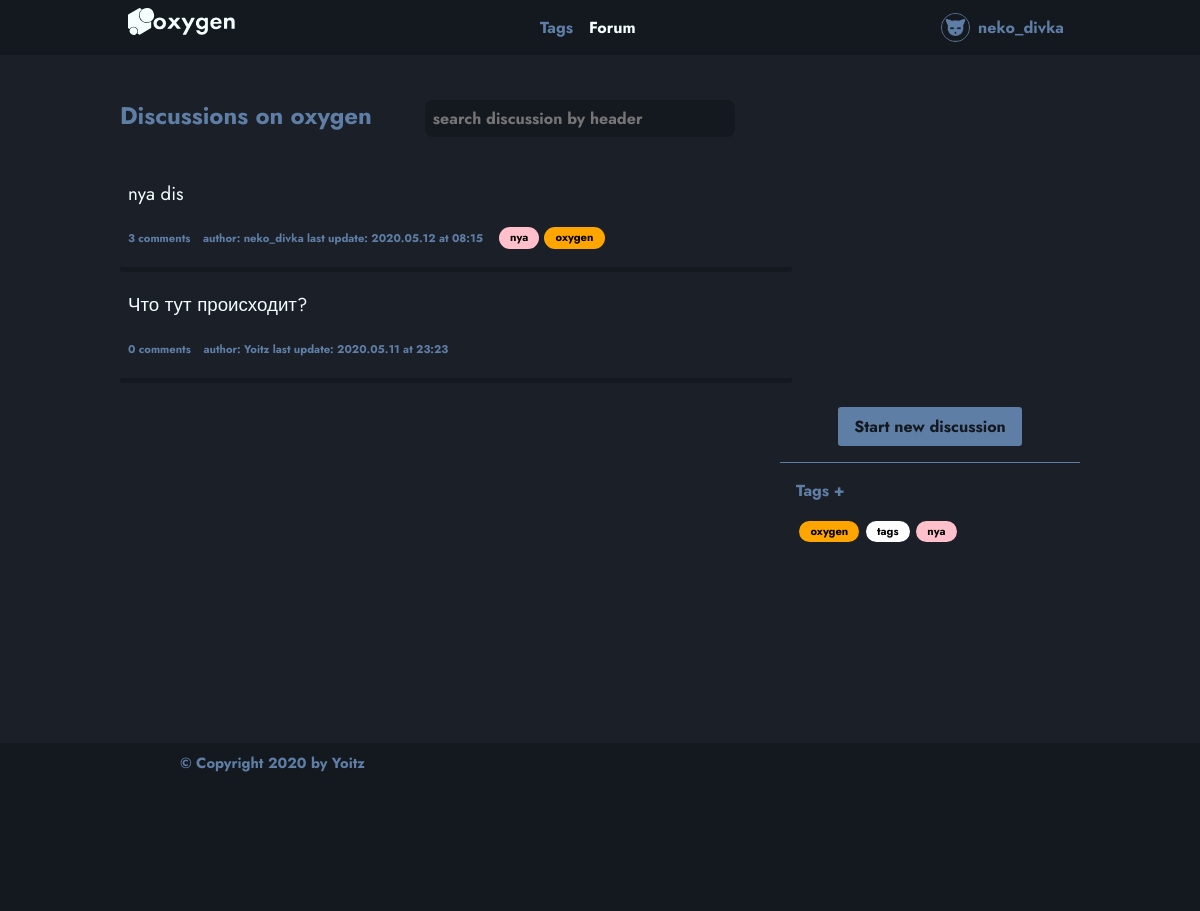
Page /forum (signed in) on the earlier database version.
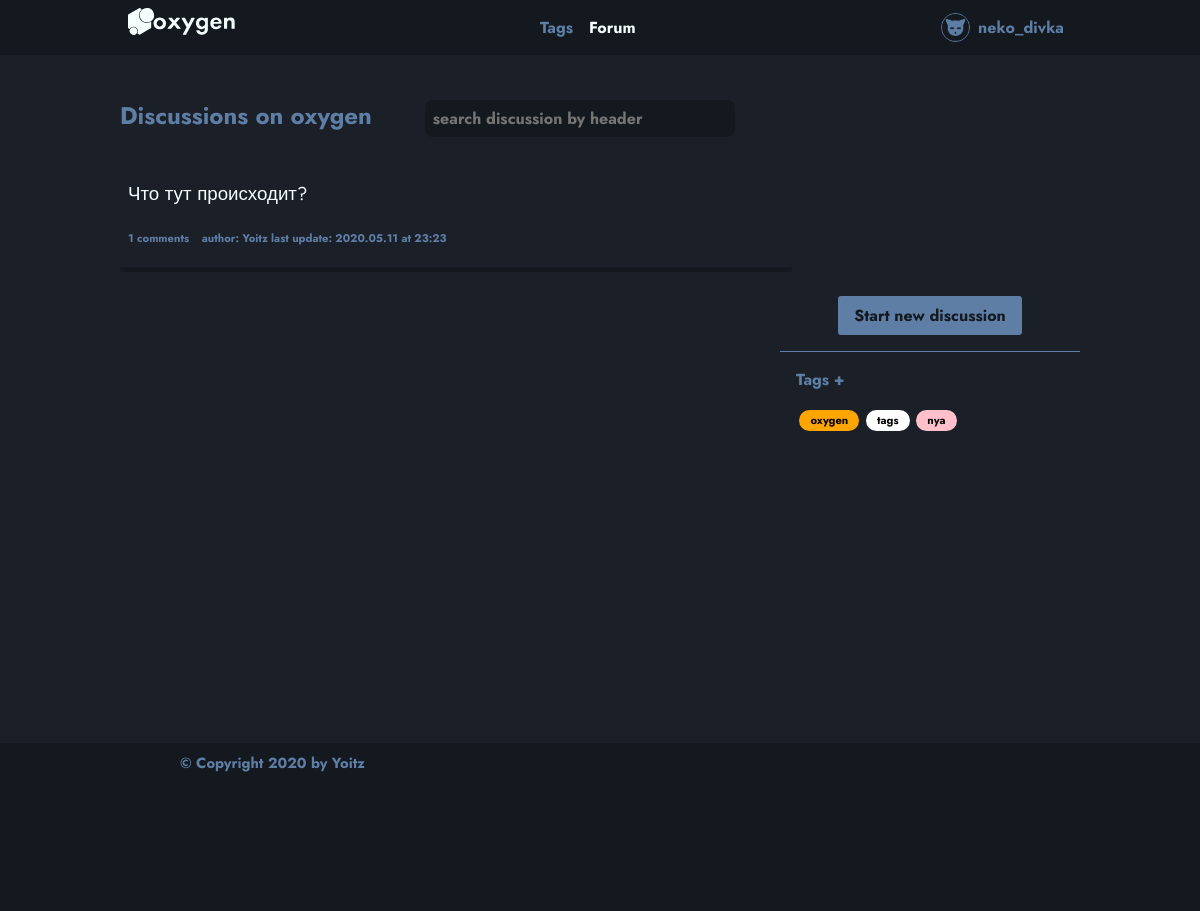
Same page on the later database version.
### app/alchemy/models/users.py (models this page shows, shortened)
class User(UserMixin, SqlAlchemyBase):
    __tablename__ = 'users'
    id = sqlalchemy.Column(
        sqlalchemy.Integer,
        primary_key=True,
        autoincrement=True
    )
    login = sqlalchemy.Column(
        sqlalchemy.String,
        unique=True
    )
    avatar = sqlalchemy.Column(sqlalchemy.String, default="static/images/avatars/av/avatar_00.png")
    personal_file = sqlalchemy.Column(
        sqlalchemy.String,
        unique=True
    )
    email = sqlalchemy.Column(sqlalchemy.String, unique=True)
    password_hash = sqlalchemy.Column(sqlalchemy.String)
    modified_date = sqlalchemy.Column(
        sqlalchemy.DateTime, default=datetime.datetime.now)
    last_enter_date = sqlalchemy.Column(
        sqlalchemy.DateTime, default=datetime.datetime.now)
    anwers     = orm.relation("Answer", back_populates='author')
    discussions     = orm.relation("Discussion", back_populates='author')
    tags     = orm.relation("Tag", back_populates='author')
    def __repr__(self):
        return f"<User> {self.id} {self.login} {self.email}"

### app/alchemy/models/discussions.py (models this page shows, shortened)
class Discussion(SqlAlchemyBase):
    __tablename__ = 'discussions'
    id = sqlalchemy.Column(
        sqlalchemy.Integer,
        primary_key=True,
        autoincrement=True
    )
    header = sqlalchemy.Column(
        sqlalchemy.String
    )
    personal_file = sqlalchemy.Column(
        sqlalchemy.String,
        unique=True
    )
    author_id = sqlalchemy.Column(
        sqlalchemy.Integer, sqlalchemy.ForeignKey("users.id")
    )
    author = orm.relation("User")
    creation_date = sqlalchemy.Column(
        sqlalchemy.DateTime, default=datetime.datetime.now)
    last_update_date = sqlalchemy.Column(
        sqlalchemy.DateTime, default=datetime.datetime.now)
    answers = orm.relation("Answer", back_populates='discussion')
    answers_cnt = sqlalchemy.Column(sqlalchemy.Integer, default=0)
    likes = sqlalchemy.Column(sqlalchemy.Integer, default=0)
    dislikes = sqlalchemy.Column(sqlalchemy.Integer, default=0)
    def get_tags(self):
        from app.alchemy import session as Session
        from app.alchemy.models.tags import Tag
        from json import loads
        session = Session.create_session()
        data = {}
        tags = []
        with open(f"./static/databases/frm_api-files{self.personal_file}", "r") as file:
            data = loads(file.read())
        q = session.query(Tag)
        for i in data['tag_ids']:
            tags.append(q.filter(Tag.id==i).first())
        print(tags)
        return tags
    def getBeautifulDate(self):
        data = (str(self.last_update_date)).split()
        data[0] = data[0].split('-')
        data[1] = data[1].split(':')[:2]
        return '.'.join(data[0]) + " at " + ":".join(data[1][:2])
    def to_dict_beauty(self):
        return {
            'id': self.id,
            'author': self.author,
            "header": self.header,
            'last_update': self.getBeautifulDate(),
            'answers': len(self.answers),
            'tags': self.get_tags(),
            'personal_file': f"/discussion_{self.id}.json"
        }

### app/alchemy/models/tags.py (models this page shows)
class Tag(SqlAlchemyBase):
    __tablename__ = 'tags'
    id = sqlalchemy.Column(
        sqlalchemy.Integer,
        primary_key=True,
        autoincrement=True
    )
    header = sqlalchemy.Column(
        sqlalchemy.String,
        unique=True
    )
    color = sqlalchemy.Column(
        sqlalchemy.String
    )
    bg_color = sqlalchemy.Column(
        sqlalchemy.String
    )
    author_id = sqlalchemy.Column(
        sqlalchemy.Integer, sqlalchemy.ForeignKey("users.id")
    )
    author = orm.relation("User")
    popularity = sqlalchemy.Column(sqlalchemy.Integer, default=0)
    creation_date = sqlalchemy.Column(
        sqlalchemy.DateTime, default=datetime.datetime.now)
    last_using_date = sqlalchemy.Column(
        sqlalchemy.DateTime, default=datetime.datetime.now)
    def __repr__(self):
        return f"<Tag> {self.id} from: {self.header} bg-color: {self.bg_color} color: {self.color} author: {self.author}"
    def to_dict(self):
        return {
            "type": "<Tag>",
            "repr": self.__repr__(),
            "id": self.id,
            "header": self.header,
            "bg_color": self.bg_color,
            "color": self.color,
            "author_id": self.author_id
        }

### app/services/forums/frm_api.py (the view)
@blueprint.route("/forum")
def main():
    headers = {
            "main": "Forum",
            "brand": SvgMaster.getFullLogo(),
            "menu": JsonMaster.htmlifyFile(
                "./templates/json-templates/menu.json",
                {
                    "activated": ["forum"]
                }
            ),
            "user": UserMaster.get_userBar()
    }
    forum = list(session.query(Discussion).all())[::-1];
    forum = list(map(lambda x: x.to_dict_beauty(), forum))
    return flask.render_template(
        "general-templates/forum.html",
        title="oxygen forum",
        headers=headers,
        tags=getListTags(),
        forum=forum
    )

### app/alchemy/session.py (called while the page is built)
def create_session() -> Session:
	global __factory
	return __factory()

### app/services/courier/jsr.py (called while the page is built)
    def getJson(filename: str):
        with open(filename, "r") as file:
            return json.load(file)

    def htmlifyFile(filename, attr={}) -> dict:
        if "attr" not in attr: attr['attr'] = {}
        attr['attr']['adress']=flask.request.host
        return JsonMaster.htmlify(
            JsonMaster.getJson(filename),
            (attr["activated"] if "activated" in attr else []),
            (attr["attr"] if "attr" in attr else {}),
        )

### app/services/courier/svg.py (called while the page is built)
        def getFullLogo():
            with open("./static/logo/logo_full_mono.svg", "r") as svg: return svg.read()

### app/services/forums/tgs_api.py (called while the page is built)
def getListTags():
    return list(map(lambda x: x.to_dict(), session.query(Tag).all()))

### app/services/users/usr_api.py (called while the page is built)
def get_userBar():
    if not flogin.current_user.is_authenticated:
        return JsonMaster.htmlifyFile("./templates/json-templates/user-bar.json", {})["unautorised"]
    else:
        return JsonMaster.htmlifyFile(
            "./templates/json-templates/user-bar.json",
            {
                "attr": {
                    "username": flogin.current_user.login,
                    "user-avatar": flogin.current_user.avatar
                }
            }
        )["autorised"]

@login_manager.user_loader
def load_user(id):
    return session.query(User).filter( User.id==int(id) ).first()

### templates/block-templates/autorised.html (shortened to what this page needs)
<nav class="popup-parent" >
    <a href="\me" class="user-head">
        <li class="btn item">
            <div class="wrap">
                <img class="img-1 item nohover" src="{{adress}}/{{attr["user-avatar"]}}">
                <div class="item nohover">{{attr["username"]}}</div>
            </div>
        </li>
    </a>
</nav>

### templates/general-templates/forum.html (shortened to what this page needs)
{% extends "general-templates/basic.html" %}
{% block content %}
<div class="w-80 mrg-auto wrap">
        <div id="forum" class="w-70 left-block" >
            <nav method="GET" class="search mrg-auto" style="display: inline-block; margin-left:0; margin-bottom: 0.5rem; min-width: 300px;">
                    <div class="mrg-auto" style="display: inline-block; min-width: 300px">
                        <h1>Discussions on oxygen</h1>
                    </div>
                    <input class="mrg-auto" onchange="search('discussions', this)" onkeyup="search('discussions', this)" type="text" name="tag-search"  placeholder="search discussion by header">
            </nav>
            <nav id="disc-list">
            {%for discuss in forum %}
            <a href="forum/d/{{discuss['id']}}"><div class="discussion">
                <div class="head">
                    <h3 class="w-90">{{discuss['header']}}</h3>
                </div>
                <div style="margin-right: 0;">
                    <div style="display: inline-block;">
                        <div style="display: flex; flex-wrap: wrap;">
                            <span class="item">{{ discuss['answers'] }} comments</span>
                            <span class="item">author: {{ discuss['author'].login }} last update: {{ discuss['last_update'] }}</span>
                            {%for i in discuss['tags']%}
                                <span class="tag" style="color:{{i['color']}}; background-color:{{i['bg_color']}}">{{i['header']}}</span>
                            {%endfor%}
                        </div>
                    </div>
                </div>
            </div></a>
            {% endfor %}
            </nav>
        </div>
    <div class="w-25 right-block mrg-auto" style="margin-top: 0.5em;">
        <div class="card-flex" >
            <a href="/forum/new" class="mrg-auto btn-visible btn item">Start new discussion</a>
        </div>
        <div class="line"></div>
        <div class="card-flex card w-90">
            <a href="/tags" class="btn" style="underline; display: block; width: 100%; margin-bottom: 1rem" title="Add new tags">Tags +</a>
            <div style="display: flex; flex-wrap: wrap;">
                {%for i in tags%}
                    <span class="tag" style="color:{{i['color']}}; background-color:{{i['bg_color']}}">{{i['header']}}</span>
                {%endfor%}
            </div>
        </div>
    </div>
</div>
{% endblock %}

### templates/general-templates/basic.html (shortened to what this page needs)
<!DOCTYPE html>
<html lang="ru">
{% block head%}
<head>
		<link rel="stylesheet" href="/static/styles/general.css">
</head>
{% endblock %}
<body>
    {% block bar %}
		<nav class="fixed-top bg-dark header" id="topBar">
            <div class=" w-80 mrg-auto">
                <a class="brand svg-light" href="/">
                    {% if headers %}
                    {{headers['brand'] | safe}}
                    {% else %}
                    oxygen
                    {% endif %}
                </a>
                <ul class="linear-menu">
                    {% if headers %}
                        {% for i in headers['menu']['queue'] %}
                            {{headers['menu'][i] | safe}}
                        {% endfor %}
                    {% else %}
                        <a href="/"><li class="btn item">News</li></a>
                        <a href="/"><li class="btn item">Forum</li></a>
                    {% endif %}
                </ul>
                <ul class="linear-menu">
                    {% if headers %}
                        {{headers['user'] | safe}}
                    {% else %}
                        user system is broken!
                    {% endif %}
                </ul>
            </div>
		</nav>
    {% endblock bar %}
	{% block main %}
        <main class="container main" id="content" role="main">
            <br>
            {% block content %}
            {% endblock content %}
        </main>
	{% endblock main %}
	<footer class="pressed-bottom bg-dark footer">
		<div class="container w-70 mrg-auto" id="footer">
			<span class='copyright'>
				{% block footer_content %}
		        &copy; Copyright 2020 by <a href="/">Yoitz</a>
		        {% endblock footer_content %}
			</span>
		</div>
	</footer>
  </body>
</html>

### static/styles/general.css (style rules this page uses)
:root { --black: #111; --white: #FFF; --deep-dark: #111215; --mid-dark: #212225; --light-dark: #313235; --clear-light: #F5FFFF; --deep-blue: #14191f; --dark-blue: #1b2028; --light-blue: #5f7ea6; --ultralight-blue: #6c7d93; }
* { transition: color .25s ease-in-out,background-color .25s ease-in-out,border-color .25s ease-in-out,box-shadow .25s ease-in-out !important; font-family: 'Jost', Sans-Serif; }
body { margin: 0; padding: 0; background-color: var(--dark-blue); font-family: 'Jost'; font-weight: 700; word-break: break-all; }
h1, h2, h3, h4, h5, h6 { color: var(--light-blue); }
a { text-decoration: none; color: var(--light-blue); }
.line { background-color: var(--light-blue); border: none; height: 1px; width: 100%; display: block; }
#content { min-height: 80vh; }
.btn { cursor: pointer; border-radius: 0.2rem; }
.btn * { cursor: pointer; }
.btn-visible { background-color: var(--light-blue); color: var(--deep-blue) !important; padding: 1rem; padding-top: 0.5rem; padding-bottom: 0.5rem; }
.bg-dark { background-color: var(--deep-blue); color: var(--clear-light); }
.bg-dark * { color: var(--clear-light); }
.linear-menu { display: inline-flex; height: 100%; margin: auto; margin-right: 0; }
.linear-menu .item { display: inline-block; padding: 0.5rem; color: var(--light-blue); }
.active { color: var(--clear-light) !important; }
.fixed-top { position: sticky; top: 0; }
.img-1 { padding: 0px !important; margin: auto; height: 1.7rem; width: 1.7rem; border-radius: 1rem; border: 0.1rem solid var(--light-blue); background-color: red; }
.pressed-bottom { margin-top: 3em; position: relative; width: 100%; display: block; bottom: 0; }
.footer { min-height: 20vh; padding-top: 1vh; color: var(--light-blue); }
.footer * { color: var(--light-blue); }
.copyright { color: var(--light-blue); font-size: 11pt; }
.brand { display: inline-block; padding: 0.5em; }
.brand svg { height: 1.7rem; transition: fill .25s ease-in-out !important; }
.header { margin: 0; z-index: 9999; }
.header div { display: flex; flex-wrap: wrap; }
.container { height: 100%; }
.mrg-auto { margin: auto; }
.wrap { display: flex; flex-wrap: wrap; }
.right-block { margin-right: 0; display: inline-block; min-width: 300px; }
.left-block { min-width: 300px; margin-right: 0; display: inline-block; }
.card { min-width: 300px; display: block; border-radius: 0.2rem; background-color: var(--deep-blue); }
.card-flex { min-width: 300px; display: flex; flex-wrap: wrap; padding-top: 1rem; padding-bottom: 1rem; }
.right-block { display: block; background-color: inherit; }
.right-block > .card { background-color: inherit; padding: 1em; }
.popup-parent { cursor: pointer; }
.nohover { background-color: inherit !important; }
.discussion { background-color: var(--dark-blue); border-radius: 0.2rem; min-height: 50px; padding: 0.5rem; padding-top: 0; padding-bottom: 1rem; border-bottom: 5px solid var(--deep-blue); cursor: pointer; }
.discussion .item { display: inline-block; font-size: 0.7rem; border-radius: 1.5rem; padding: 0.7rem; margin: 0.1rem; margin-left: 0; padding-left: 0; padding-top: 0.2rem; padding-bottom: 0.2rem; cursor: pointer; color: var(--light-blue); }
.discussion .head { display: inline-block; font-size: 1rem; width: 100%; font-weight: 400; padding: 0; color: var(--clear-light); }
.discussion .head h3 { display: inline-block; font-weight: 400; color: var(--clear-light); }
.tag { display: inline-block; font-size: 0.7rem; border-radius: 1.5rem; text-align: center; padding: 0.7rem; margin: 0.2rem; padding-top: 0.1rem; padding-bottom: 0.2rem; cursor: pointer; }
.search input { min-width: 300px; border: none; font-weight: 700; font-size: 1rem; background-color: var(--deep-blue); border-radius: 0.5rem; padding-left: 0.5rem; height: 2.2rem; color: var(--light-blue); }
.w-90 { width: 90%; }
.w-80 { width: 80%; }
.w-70 { width: 70%; }
.w-25 { width: 25%; }
.svg-light { fill: var(--clear-light); }

Differences in the rows shown:
removed Discussion: header "nya dis", answers "3", author.login "neko_divka", last_update "2020.05.12 at 08:15", Tag (header "nya"), Tag (header "oxygen")
computed for Discussion "Что тут происходит?": answers "0" → "1"
